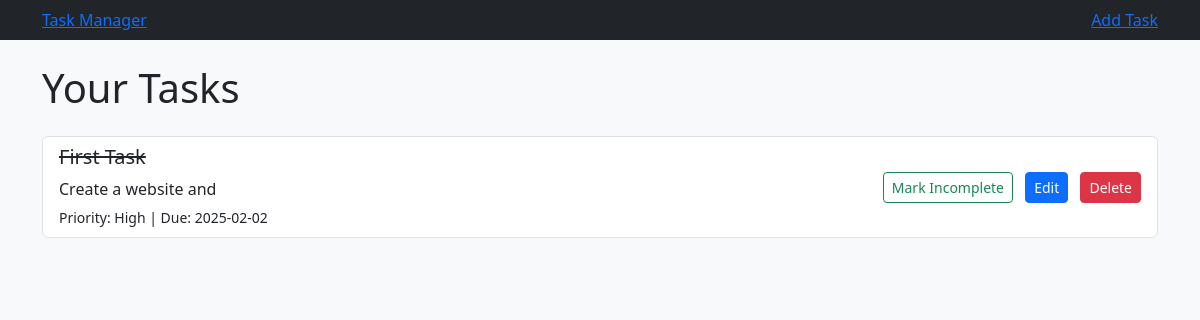
Before: / with the older database file.
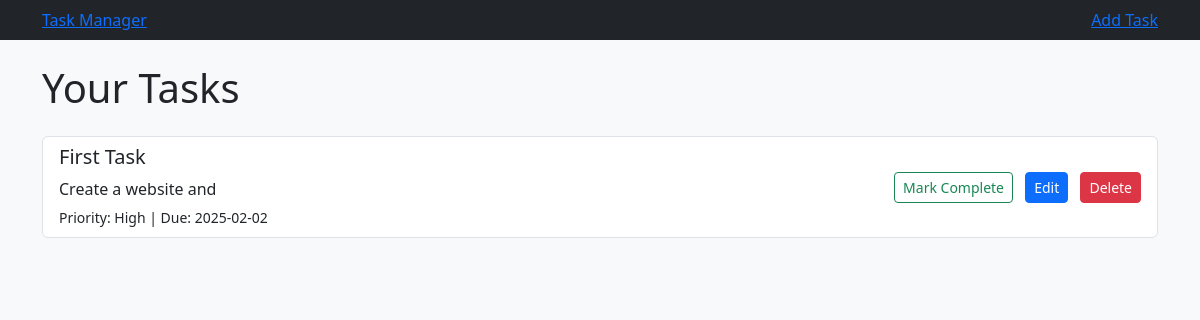
After: the same page with the newer database file.
### models.py (models this page shows, shortened)
class Task(db.Model):
    id = db.Column(db.Integer, primary_key=True) # Unique Task ID
    title = db.Column(db.String(100), nullable=False) # Task Title
    description = db.Column(db.Text, nullable=True) # Task Description
    priority = db.Column(db.String(10), nullable=False, default='Medium') # Options: Low, Medium, High
    due_date = db.Column(db.Date)
    is_complete = db.Column(db.Boolean, default=False)
    created_at = db.Column(db.DateTime, default=datetime.utcnow)

### app.py (the view)
@app.route('/')
def index():
    tasks = Task.query.order_by(Task.created_at.desc()).all() # Fetch all tasks from the database
    return render_template('index.html', tasks=tasks)

### templates/index.html
 {% extends 'base.html' %}
 {% block content %}
 <h1 class="mb-4">Your Tasks</h1>
 {% if tasks %}
    <div class="list-group">
        {% for task in tasks %}
            <div class="list-group-item d-flex justify-content-between align-items-center">
                <div>
                    <h5 class="{{ 'text-decoration-line-through' if task.is_complete }}">{{ task.title }}</h5>
                    {% if task.description %}
                        <p class="mb-1">{{ task.description }}</p>
                    {% endif %}
                    <small>
                        Priority: <span clas="badge bg-info">{{ task.priority }}</span>
                        {% if task.due_date %}
                            | Due: {{ task.due_date.strftime('%Y-%m-%d') }}
                        {% endif %}
                    </small>
                </div>
                <div>
                     <button class="btn btn-sm btn-outline-success me-2 toggle-complete" data-task-id="{{ task.id }}">
                        {% if task.is_complete %}
                            Mark Incomplete
                        {% else %}
                            Mark Complete
                        {% endif %}
                     </button>
                      <a href="{{ url_for('edit_task', task_id=task.id) }}" class="btn btn-sm btn-primary me-2">Edit</a>
                       <form action="{{ url_for('delete_task', task_id=task.id) }}" method="POST" style="display: inline-block;">
                            <button type="submit" class="btn btn-sm btn-danger" onclick="return confirm('Are you sure?')">Delete</button>
                       </form>
                </div>
            </div>
        {% endfor %}
    </div>
{% else %}
    <p>No tasks yet. <a href="{{ url_for('add_task') }}">Add one!</a></p>
{% endif %}
{% endblock %}

Changed rows visible on the page:
changed Task "First Task": is_complete "Mark Incomplete" → "Mark Complete"
